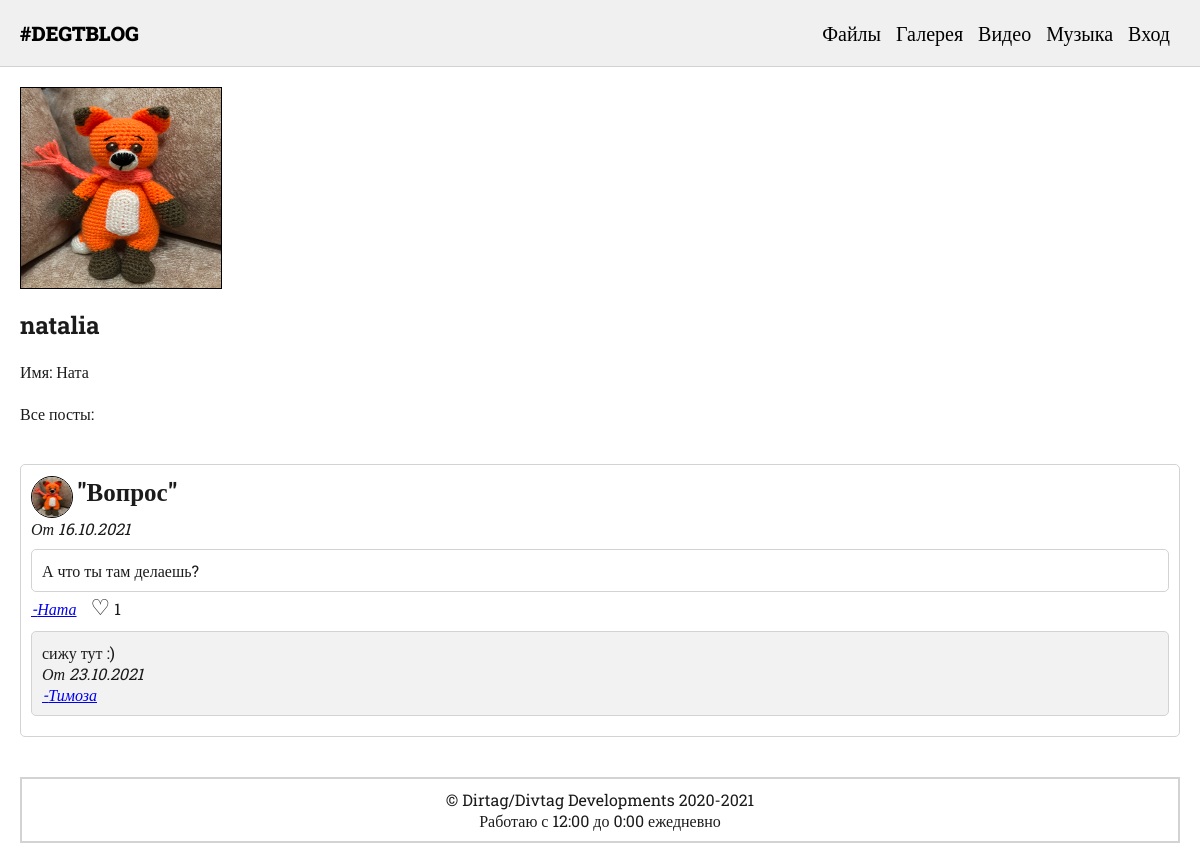
Screenshot of /view_user.php?id=15 with the database file from the repository.
### tables this page shows
CREATE TABLE `user` (
  `id` int UNSIGNED NOT NULL,
  `username` varchar(255) NOT NULL,
  `name` varchar(255) NOT NULL,
  `password` varchar(255) NOT NULL,
  `email` varchar(255) NOT NULL,
  `admin` tinyint(1) NOT NULL,
  `avatar_file` varchar(255) NOT NULL,
  `bg_file` varchar(255) NOT NULL,
  `invert_bg` tinyint(1) NOT NULL
);

CREATE TABLE `post` (
  `id` int UNSIGNED NOT NULL,
  `name` varchar(255) NOT NULL,
  `text` text NOT NULL,
  `date` text NOT NULL,
  `author_id` int UNSIGNED NOT NULL
);

CREATE TABLE `comment` (
  `id` int UNSIGNED NOT NULL,
  `text` text NOT NULL,
  `date` varchar(255) NOT NULL,
  `post_id` int NOT NULL,
  `author_id` int UNSIGNED NOT NULL
);

### core/Util.php (called while the page is built)
<?php
class Util {
    public static function getUserData($id) {
        $dsn = "mysql:dbname=dirtagbase;host=localhost";
        $user = "admin";
        $password = "122572";
        $pdo = new \PDO($dsn, $user, $password);
        $sql = "SELECT * FROM user WHERE id=$id";
        $result = $pdo->query($sql);
        $rows = $result->fetch();
        return $rows;
    }
}

### view_user.php (the view, shortened to what this page needs)
<?php
include("template/header.php");
$userId = $_GET["id"];
$userData = Util::getUserData($userId);
$sql = "SELECT * FROM post WHERE author_id=$userId ORDER BY id DESC";
$result = $pdo->query($sql);
?>
<img src="avatars/<?= $userData["avatar_file"]; ?>" class="big-avatar">
<h2><?= $userData["username"]; ?></h2>
Имя: <?= $userData["name"]; ?><br>
<?php if($userData["admin"] == 1): ?> <span class="warning">Администратор</span> <?php endif; ?><br>
	Все посты:
<?php foreach($result as $row):
    $sql = "SELECT * FROM likes WHERE `post_id`=" . $row["id"];
    $result3 = $pdo->query($sql);
    $likesCount = $result3->rowCount();
    ?>
    <div class="post" id="<?= $row["id"]; ?>">
			<img src="avatars/<?= Util::getUserData($row["author_id"])["avatar_file"]; ?>" class="avatar">
			<span class="post-title">"<?= trim($row["name"]); ?>"</span>
			<?php
				if(array_key_exists("userid", $_COOKIE)): if($admin == 1) {
					echo " adminInfo: id=" . $row["id"] . "; author_id=" . $row["author_id"];
				}
			?>
			<?php if($row["author_id"] == $_COOKIE["userid"] || $admin == 1): ?>
			<form method="POST" action="delete_post.php" class="like-form">
				<label><span class="warning">Удалить</span><input type="submit" class="like-input"></label>
				<input type="hidden" name="post_id" value="<?= $row["id"]; ?>">
			</form><?php endif; endif; ?><br>
			<span class="post-date">От <?= $row["date"]; ?></span><br>
			<div class="post-body"><?= nl2br($row["text"]); ?></div>
			<a class="post-date" href="view_user.php?id=<?= Util::getUserData($row["author_id"])["id"]; ?>">
			-<?= Util::getUserData($row["author_id"])["name"]; ?></a>
			<?php if(array_key_exists("userid", $_COOKIE)): ?>
			<form method="POST" action="add_like.php" class="like-form">
				<label><span class="<?= $userLikesCount >= 1 ? "liked" : "like"; ?>">♡</span><input type="submit" class="like-input"></label>
				<?= $likesCount; ?>
				<input type="hidden" name="post_id" value="<?= $row["id"]; ?>">
				<input type="hidden" name="user_id" value="<?= $_COOKIE["userid"]; ?>">
			</form>
				<form method="POST" action="add_comment.php">
					<textarea name="text" class="comment-area" placeholder="Добавить комментарий" required></textarea>
					<input type="hidden" name="post_id" value="<?= $row["id"]; ?>">
					<input type="submit" value="Добавить">
				</form>
			<?php else: ?>
				<span class="like">♡</span>
				<?= $likesCount; ?>
			<?php
		endif;
		$sql = "SELECT * FROM comment WHERE `post_id`=" . $row["id"];
		$result4 = $pdo->query($sql);
		foreach($result4 as $commentRow):
		?>
			<div class="comment">
				<?= nl2br($commentRow["text"]); ?><br>
				<span class="post-date">От <?= $commentRow["date"]; ?></span><br>
				<a class="post-date" href="view_user.php?id=<?= Util::getUserData($commentRow["author_id"])["id"]; ?>">
				-<?= Util::getUserData($commentRow["author_id"])["name"]; ?></a>
			</div>
<?php endforeach; ?>
    </div>
<?php endforeach; include("template/footer.php"); ?>

### main.css (style rules this page uses)
body { font-family: 'Roboto Slab', serif; color:rgb(27, 27, 27); padding: 0; margin: 0; max-width: 100%; max-height: 100%; background-repeat: cover; background: rgb(red, green, blue); }
.post { border: 1px solid lightgray; border-radius: 5px; padding: 10px; background: #fff; margin-bottom: 40px; margin-top: 40px; }
.post-title { font-size: 25px; font-weight: bold; }
.post-date { font-style: italic; }
.post-body { border: 1px solid lightgray; border-radius: 5px; padding: 10px; margin-top: 10px; }
.like { width: 30px; margin-left: 10px; margin-top: 30px; cursor: pointer; font-size: 22px; }
.comment { border: 1px solid lightgray; border-radius: 5px; padding: 10px; background: rgb(242, 242, 242); margin-bottom: 10px; margin-top: 10px; }
.avatar { width: 40px; height: 40px; border-radius: 50%; border: #000 solid 1px; vertical-align: middle; }
.big-avatar { width: 200px; height: 200px; border: #000 solid 1px; }

### rows the page displays
user: avatar_file (picture), username "natalia", name "Ната"
post: author.avatar_file (picture), name "Вопрос", date "16.10.2021", text "А что ты там делаешь?", author.name "Ната", likesCount "1"
comment: text "сижу тут :)", date "23.10.2021", author.name "Тимоза"
